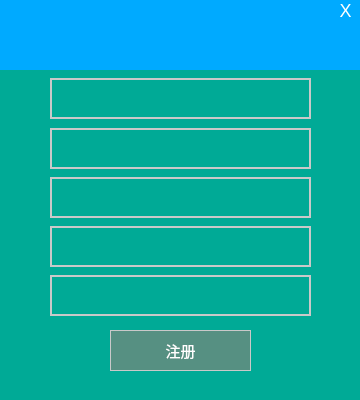
<?xml version="1.0" encoding="UTF-8"?>
<ui version="4.0">
 <class>Register</class>
 <widget class="QWidget" name="Register">
  <property name="geometry">
   <rect>
    <x>0</x>
    <y>0</y>
    <width>360</width>
    <height>400</height>
   </rect>
  </property>
  <property name="windowTitle">
   <string>Form</string>
  </property>
  <property name="styleSheet">
   <string notr="true">/*全局限定*/
* {	font-family: &quot;微软雅黑&quot;; font-size: 15px;}
/*上部背景*/
QLabel#labelBackgroundUp
{    
	background-color: rgb(0, 170, 255);
    outline:none;
	color:#333;
}
/*下部背景*/
QLabel#labelBackgroundDown
{
    background-color: rgb(0, 170,150);
    outline:none;
	color:#333;

}
/*关闭按钮*/
QPushButton#btnClose {
	background: transparent;
	border: none;
	color: #ffffff;
	font-size: 18px;
}
QPushButton#btnClose:hover {
	background: red;
}

/*输入框全局设置*/
QLineEdit {
	border: none;    
	font: 75 15pt &quot;微软雅黑&quot;;
	background: transparent;
}
/*输入选项设定*/
QWidget#widgetConfirm,#widgetMail,#widgetPhone,#widgetPassword,#widgetUserName{
   border: 2px solid #c9c9c9;
}
/*注册按钮*/
QPushButton#btnRegister {
	border: 1px solid #c9c9c9;
	background: #569082;
	color:#ffffff;
	font-family: &quot;微软雅黑&quot;;
	font-size: 15px;
}
QPushButton#btnRegister:hover {
	border: 1px solid #c9c9c9;
	background: #ff9032;
	color:#ffffff;
	font-family: &quot;微软雅黑&quot;;
	font-size: 15px;
   
}
QPushButton#btnRegister:pressed {
	border:3px solid #c9c9c9;
	background: #569082;
	color:#ffffff;
	font-family: &quot;微软雅黑&quot;;
	font-size: 20px;
   
}</string>
  </property>
  <widget class="QLabel" name="labelBackgroundUp">
   <property name="geometry">
    <rect>
     <x>0</x>
     <y>0</y>
     <width>361</width>
     <height>71</height>
    </rect>
   </property>
   <property name="font">
    <font>
     <family>微软雅黑</family>
     <pointsize>-1</pointsize>
    </font>
   </property>
   <property name="text">
    <string/>
   </property>
   <property name="pixmap">
    <pixmap resource="resource.qrc">:/resource/image/login/resource/image/login/Triangle.png</pixmap>
   </property>
   <property name="alignment">
    <set>Qt::AlignHCenter|Qt::AlignTop</set>
   </property>
  </widget>
  <widget class="QLabel" name="labelBackgroundDown">
   <property name="geometry">
    <rect>
     <x>0</x>
     <y>70</y>
     <width>361</width>
     <height>331</height>
    </rect>
   </property>
   <property name="text">
    <string/>
   </property>
   <property name="pixmap">
    <pixmap resource="resource.qrc">:/resource/image/login/resource/image/login/Triangle.png</pixmap>
   </property>
   <property name="alignment">
    <set>Qt::AlignCenter</set>
   </property>
  </widget>
  <widget class="QWidget" name="widgetUserName" native="true">
   <property name="geometry">
    <rect>
     <x>50</x>
     <y>78</y>
     <width>261</width>
     <height>41</height>
    </rect>
   </property>
   <widget class="QLabel" name="labelusername">
    <property name="geometry">
     <rect>
      <x>6</x>
      <y>5</y>
      <width>31</width>
      <height>31</height>
     </rect>
    </property>
    <property name="text">
     <string/>
    </property>
    <property name="pixmap">
     <pixmap resource="resource.qrc">:/resource/image/login/resource/image/login/person.png</pixmap>
    </property>
   </widget>
   <widget class="QLineEdit" name="lineEditUserName">
    <property name="geometry">
     <rect>
      <x>50</x>
      <y>0</y>
      <width>211</width>
      <height>41</height>
     </rect>
    </property>
   </widget>
  </widget>
  <widget class="QWidget" name="widgetPassword" native="true">
   <property name="geometry">
    <rect>
     <x>50</x>
     <y>128</y>
     <width>261</width>
     <height>41</height>
    </rect>
   </property>
   <widget class="QLabel" name="labelpassword">
    <property name="geometry">
     <rect>
      <x>8</x>
      <y>6</y>
      <width>31</width>
      <height>31</height>
     </rect>
    </property>
    <property name="text">
     <string/>
    </property>
    <property name="pixmap">
     <pixmap resource="resource.qrc">:/resource/image/login/resource/image/login/passwd.png</pixmap>
    </property>
   </widget>
   <widget class="QLineEdit" name="lineEditPassword">
    <property name="geometry">
     <rect>
      <x>52</x>
      <y>-1</y>
      <width>211</width>
      <height>41</height>
     </rect>
    </property>
   </widget>
  </widget>
  <widget class="QWidget" name="widgetConfirm" native="true">
   <property name="geometry">
    <rect>
     <x>50</x>
     <y>177</y>
     <width>261</width>
     <height>41</height>
    </rect>
   </property>
   <widget class="QLabel" name="labelconfirm">
    <property name="geometry">
     <rect>
      <x>7</x>
      <y>6</y>
      <width>31</width>
      <height>31</height>
     </rect>
    </property>
    <property name="text">
     <string/>
    </property>
    <property name="pixmap">
     <pixmap resource="resource.qrc">:/resource/image/login/resource/image/login/password2.png</pixmap>
    </property>
   </widget>
   <widget class="QLineEdit" name="lineEditConfirm">
    <property name="geometry">
     <rect>
      <x>52</x>
      <y>0</y>
      <width>211</width>
      <height>41</height>
     </rect>
    </property>
   </widget>
  </widget>
  <widget class="QWidget" name="widgetMail" native="true">
   <property name="geometry">
    <rect>
     <x>50</x>
     <y>226</y>
     <width>261</width>
     <height>41</height>
    </rect>
   </property>
   <widget class="QLabel" name="labelmail">
    <property name="geometry">
     <rect>
      <x>3</x>
      <y>7</y>
      <width>41</width>
      <height>31</height>
     </rect>
    </property>
    <property name="text">
     <string/>
    </property>
    <property name="pixmap">
     <pixmap resource="resource.qrc">:/resource/image/login/resource/image/login/mail.png</pixmap>
    </property>
   </widget>
   <widget class="QLineEdit" name="lineEditMail">
    <property name="geometry">
     <rect>
      <x>50</x>
      <y>0</y>
      <width>211</width>
      <height>41</height>
     </rect>
    </property>
   </widget>
  </widget>
  <widget class="QWidget" name="widgetPhone" native="true">
   <property name="geometry">
    <rect>
     <x>50</x>
     <y>275</y>
     <width>261</width>
     <height>41</height>
    </rect>
   </property>
   <widget class="QLabel" name="labelphone">
    <property name="geometry">
     <rect>
      <x>8</x>
      <y>4</y>
      <width>31</width>
      <height>31</height>
     </rect>
    </property>
    <property name="text">
     <string/>
    </property>
    <property name="pixmap">
     <pixmap resource="resource.qrc">:/resource/image/login/resource/image/login/phone.png</pixmap>
    </property>
   </widget>
   <widget class="QLineEdit" name="lineEditPhone">
    <property name="geometry">
     <rect>
      <x>50</x>
      <y>0</y>
      <width>211</width>
      <height>41</height>
     </rect>
    </property>
   </widget>
  </widget>
  <widget class="QPushButton" name="btnRegister">
   <property name="geometry">
    <rect>
     <x>110</x>
     <y>330</y>
     <width>141</width>
     <height>41</height>
    </rect>
   </property>
   <property name="text">
    <string>注册</string>
   </property>
  </widget>
  <widget class="QPushButton" name="btnClose">
   <property name="geometry">
    <rect>
     <x>330</x>
     <y>0</y>
     <width>31</width>
     <height>21</height>
    </rect>
   </property>
   <property name="text">
    <string>X</string>
   </property>
  </widget>
 </widget>
 <tabstops>
  <tabstop>lineEditUserName</tabstop>
  <tabstop>lineEditPassword</tabstop>
  <tabstop>lineEditConfirm</tabstop>
  <tabstop>lineEditMail</tabstop>
  <tabstop>lineEditPhone</tabstop>
  <tabstop>btnRegister</tabstop>
  <tabstop>btnClose</tabstop>
 </tabstops>
 <resources>
  <include location="resource.qrc"/>
 </resources>
 <connections/>
</ui>
